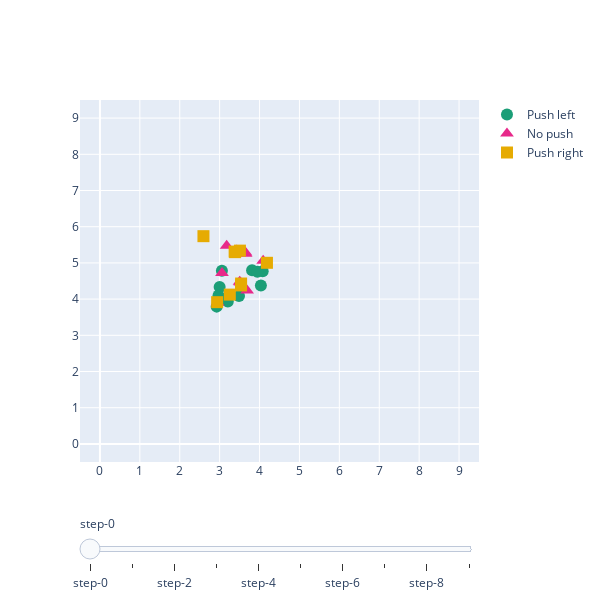

The notebook cell saved with this chart:
### Code cell
plot_nodes_changes(stats_cr["mlgng_nodes"][160:170], 
                rewards=stats_cr["cumulative_reward"][160:170],
                action_names=act_dict, 
                symbols=act_symbol_plotly, 
                colors=act_color_plotly,
                frequency=1)

### Figure 1 — Plotly figure (JSON) as saved in the notebook; plotly's stock layout.template omitted (floating-point values rounded to 4 significant figures)
{"data": [{"marker": {"color": "rgba(27,158,119,1)", "size": 12, "symbol": 0}, "mode": "markers", "name": "Push left", "type": "scatter", "visible": true, "x": [2.925, 3.056, 4.034, 4.079, 3.813, 2.999, 2.971, 3.946, 3.485, 3.205], "y": [3.792, 4.784, 4.377, 4.767, 4.799, 4.337, 4.101, 4.753, 4.087, 3.934]}, {"marker": {"color": "rgba(231,41,138,1)", "size": 12, "symbol": 5}, "mode": "markers", "name": "No push", "type": "scatter", "visible": true, "x": [4.091, 2.949, 3.688, 3.176, 3.521, 3.501, 3.652, 3.428, 3.058, 3.647], "y": [5.06, 3.908, 4.24, 5.474, 4.457, 4.481, 5.253, 5.345, 4.721, 5.289]}, {"marker": {"color": "rgba(230,171,2,1)", "size": 12, "symbol": 1}, "mode": "markers", "name": "Push right", "type": "scatter", "visible": true, "x": [2.594, 2.937, 4.185, 3.508, 3.535, 3.388, 3.255, 3.376, 3.538], "y": [5.738, 3.915, 5.003, 5.339, 4.378, 5.297, 4.124, 5.313, 4.431]}, {"marker": {"color": "rgba(27,158,119,1)", "size": 12, "symbol": 0}, "mode": "markers", "name": "Push left", "type": "scatter", "visible": false, "x": [2.926, 3.056, 4.033, 4.079, 3.813, 2.999, 2.971, 3.946, 3.485, 3.205], "y": [3.792, 4.784, 4.376, 4.767, 4.799, 4.337, 4.101, 4.753, 4.087, 3.934]}, {"marker": {"color": "rgba(231,41,138,1)", "size": 12, "symbol": 5}, "mode": "markers", "name": "No push", "type": "scatter", "visible": false, "x": [4.104, 2.951, 3.69, 3.177, 3.503, 3.653, 3.428, 3.058, 3.649, 3.876], "y": [5.06, 3.908, 4.24, 5.474, 4.481, 5.253, 5.345, 4.721, 5.289, 5.174]}, {"marker": {"color": "rgba(230,171,2,1)", "size": 12, "symbol": 1}, "mode": "markers", "name": "Push right", "type": "scatter", "visible": false, "x": [2.595, 2.934, 4.193, 3.509, 3.535, 3.389, 3.254, 3.377, 3.538, 3.394], "y": [5.738, 3.913, 5.015, 5.341, 4.379, 5.298, 4.124, 5.314, 4.432, 5.377]}, {"marker": {"color": "rgba(27,158,119,1)", "size": 12, "symbol": 0}, "mode": "markers", "name": "Push left", "type": "scatter", "visible": false, "x": [2.927, 3.056, 4.033, 4.079, 3.813, 2.999, 2.975, 3.946, 3.485, 3.201], "y": [3.795, 4.784, 4.376, 4.767, 4.799, 4.332, 4.086, 4.753, 4.087, 3.935]}, {"marker": {"color": "rgba(231,41,138,1)", "size": 12, "symbol": 5}, "mode": "markers", "name": "No push", "type": "scatter", "visible": false, "x": [4.104, 2.952, 3.69, 3.174, 3.653, 3.428, 3.049, 3.649, 3.876, 3.99], "y": [5.06, 3.926, 4.24, 5.466, 5.253, 5.345, 4.763, 5.289, 5.174, 5.117]}, {"marker": {"color": "rgba(230,171,2,1)", "size": 12, "symbol": 1}, "mode": "markers", "name": "Push right", "type": "scatter", "visible": false, "x": [2.595, 2.934, 4.193, 3.509, 3.535, 3.389, 3.254, 3.377, 3.538, 3.394], "y": [5.738, 3.913, 5.015, 5.341, 4.379, 5.298, 4.124, 5.314, 4.432, 5.377]}, {"marker": {"color": "rgba(27,158,119,1)", "size": 12, "symbol": 0}, "mode": "markers", "name": "Push left", "type": "scatter", "visible": false, "x": [2.927, 3.06, 4.035, 4.095, 2.977, 3.485, 3.2, 3.949], "y": [3.796, 4.786, 4.378, 4.785, 4.081, 4.087, 3.935, 4.79]}, {"marker": {"color": "rgba(231,41,138,1)", "size": 12, "symbol": 5}, "mode": "markers", "name": "No push", "type": "scatter", "visible": false, "x": [4.206, 2.966, 3.047, 3.11], "y": [5.058, 3.935, 4.777, 5.12]}, {"marker": {"color": "rgba(230,171,2,1)", "size": 12, "symbol": 1}, "mode": "markers", "name": "Push right", "type": "scatter", "visible": false, "x": [2.597, 2.932, 4.198, 3.51, 3.537, 3.385, 3.254, 3.378, 3.538, 3.395], "y": [5.735, 3.906, 5.017, 5.34, 4.377, 5.295, 4.123, 5.314, 4.431, 5.377]}, {"marker": {"color": "rgba(27,158,119,1)", "size": 12, "symbol": 0}, "mode": "markers", "name": "Push left", "type": "scatter", "visible": false, "x": [2.927, 3.062, 4.107, 2.977, 3.2, 3.951], "y": [3.796, 4.786, 4.79, 4.081, 3.935, 4.793]}, {"marker": {"color": "rgba(231,41,138,1)", "size": 12, "symbol": 5}, "mode": "markers", "name": "No push", "type": "scatter", "visible": false, "x": [4.216, 2.958, 3.035, 3.095, 3.587], "y": [5.049, 3.936, 4.78, 5.141, 4.492]}, {"marker": {"color": "rgba(230,171,2,1)", "size": 12, "symbol": 1}, "mode": "markers", "name": "Push right", "type": "scatter", "visible": false, "x": [2.587, 2.92, 4.202, 3.516, 3.537, 3.385, 3.252, 3.378, 3.537, 3.395], "y": [5.731, 3.9, 5.026, 5.353, 4.377, 5.296, 4.122, 5.316, 4.431, 5.377]}, {"marker": {"color": "rgba(27,158,119,1)", "size": 12, "symbol": 0}, "mode": "markers", "name": "Push left", "type": "scatter", "visible": false, "x": [3.062, 4.107, 2.979, 3.198, 3.951, 4.029, 4.068], "y": [4.786, 4.79, 4.074, 3.936, 4.793, 4.792, 4.791]}, {"marker": {"color": "rgba(231,41,138,1)", "size": 12, "symbol": 5}, "mode": "markers", "name": "No push", "type": "scatter", "visible": false, "x": [4.215, 2.958, 3.031, 3.095, 3.587], "y": [5.057, 3.937, 4.781, 5.141, 4.493]}, {"marker": {"color": "rgba(230,171,2,1)", "size": 12, "symbol": 1}, "mode": "markers", "name": "Push right", "type": "scatter", "visible": false, "x": [2.586, 2.919, 4.189, 3.51, 3.537, 3.351, 3.252, 3.374, 3.537, 3.394], "y": [5.735, 3.902, 5.027, 5.351, 4.377, 5.272, 4.122, 5.314, 4.431, 5.379]}, {"marker": {"color": "rgba(27,158,119,1)", "size": 12, "symbol": 0}, "mode": "markers", "name": "Push left", "type": "scatter", "visible": false, "x": [3.062, 4.107, 2.979, 3.198, 3.951, 4.029, 4.068], "y": [4.786, 4.79, 4.074, 3.936, 4.793, 4.792, 4.791]}, {"marker": {"color": "rgba(231,41,138,1)", "size": 12, "symbol": 5}, "mode": "markers", "name": "No push", "type": "scatter", "visible": false, "x": [4.215, 2.958, 3.031, 3.095, 3.587], "y": [5.057, 3.937, 4.781, 5.141, 4.493]}, {"marker": {"color": "rgba(230,171,2,1)", "size": 12, "symbol": 1}, "mode": "markers", "name": "Push right", "type": "scatter", "visible": false, "x": [2.599, 2.93, 4.153, 3.502, 3.3, 3.249, 3.368, 3.529, 3.394, 2.954], "y": [5.698, 3.916, 5.011, 5.345, 5.233, 4.12, 5.309, 4.424, 5.379, 5.473]}, {"marker": {"color": "rgba(27,158,119,1)", "size": 12, "symbol": 0}, "mode": "markers", "name": "Push left", "type": "scatter", "visible": false, "x": [3.062, 4.107, 2.979, 3.198, 3.951, 4.029, 4.068], "y": [4.786, 4.79, 4.074, 3.936, 4.793, 4.792, 4.791]}, {"marker": {"color": "rgba(231,41,138,1)", "size": 12, "symbol": 5}, "mode": "markers", "name": "No push", "type": "scatter", "visible": false, "x": [4.215, 2.958, 3.031, 3.095, 3.587], "y": [5.057, 3.937, 4.781, 5.141, 4.493]}, {"marker": {"color": "rgba(230,171,2,1)", "size": 12, "symbol": 1}, "mode": "markers", "name": "Push right", "type": "scatter", "visible": false, "x": [2.606, 2.941, 3.287, 2.954, 3.12, 3.183, 3.16, 3.179], "y": [5.669, 3.929, 5.214, 5.471, 5.34, 5.252, 5.308, 5.289]}, {"marker": {"color": "rgba(27,158,119,1)", "size": 12, "symbol": 0}, "mode": "markers", "name": "Push left", "type": "scatter", "visible": false, "x": [3.062, 4.107, 2.979, 3.198, 3.951, 4.029, 4.068], "y": [4.786, 4.79, 4.074, 3.936, 4.793, 4.792, 4.791]}, {"marker": {"color": "rgba(231,41,138,1)", "size": 12, "symbol": 5}, "mode": "markers", "name": "No push", "type": "scatter", "visible": false, "x": [4.215, 2.958, 3.031, 3.095, 3.587], "y": [5.057, 3.937, 4.781, 5.141, 4.493]}, {"marker": {"color": "rgba(230,171,2,1)", "size": 12, "symbol": 1}, "mode": "markers", "name": "Push right", "type": "scatter", "visible": false, "x": [3.148, 3.16, 3.155], "y": [5.157, 5.204, 5.185]}, {"marker": {"color": "rgba(27,158,119,1)", "size": 12, "symbol": 0}, "mode": "markers", "name": "Push left", "type": "scatter", "visible": false, "x": [3.063, 4.111, 2.975, 3.198, 3.951, 4.029, 4.068, 4.049], "y": [4.786, 4.791, 4.074, 3.936, 4.793, 4.789, 4.791, 4.79]}, {"marker": {"color": "rgba(231,41,138,1)", "size": 12, "symbol": 5}, "mode": "markers", "name": "No push", "type": "scatter", "visible": false, "x": [4.225, 2.965, 3.031, 3.096, 3.595], "y": [5.043, 3.929, 4.78, 5.142, 4.485]}, {"marker": {"color": "rgba(230,171,2,1)", "size": 12, "symbol": 1}, "mode": "markers", "name": "Push right", "type": "scatter", "visible": false, "x": [3.124, 3.198, 3.142, 3.137], "y": [5.053, 5.217, 5.129, 5.107]}], "layout": {"autosize": false, "height": 600, "sliders": [{"active": 0, "pad": {"t": 50}, "steps": [{"args": [{"visible": [true, true, true, false, false, false, false, false, false, false, false, false, false, false, false, false, false, false, false, false, false, false, false, false, false, false, false, false, false, false]}, {"title": "Episode: 0<br> Reward: -1000.0"}], "method": "update"}, {"args": [{"visible": [false, false, false, true, true, true, false, false, false, false, false, false, false, false, false, false, false, false, false, false, false, false, false, false, false, false, false, false, false, false]}, {"title": "Episode: 1<br> Reward: -161.0"}], "method": "update"}, {"args": [{"visible": [false, false, false, false, false, false, true, true, true, false, false, false, false, false, false, false, false, false, false, false, false, false, false, false, false, false, false, false, false, false]}, {"title": "Episode: 2<br> Reward: -1000.0"}], "method": "update"}, {"args": [{"visible": [false, false, false, false, false, false, false, false, false, true, true, true, false, false, false, false, false, false, false, false, false, false, false, false, false, false, false, false, false, false]}, {"title": "Episode: 3<br> Reward: -623.0"}], "method": "update"}, {"args": [{"visible": [false, false, false, false, false, false, false, false, false, false, false, false, true, true, true, false, false, false, false, false, false, false, false, false, false, false, false, false, false, false]}, {"title": "Episode: 4<br> Reward: -203.0"}], "method": "update"}, {"args": [{"visible": [false, false, false, false, false, false, false, false, false, false, false, false, false, false, false, true, true, true, false, false, false, false, false, false, false, false, false, false, false, false]}, {"title": "Episode: 5<br> Reward: -827.0"}], "method": "update"}, {"args": [{"visible": [false, false, false, false, false, false, false, false, false, false, false, false, false, false, false, false, false, false, true, true, true, false, false, false, false, false, false, false, false, false]}, {"title": "Episode: 6<br> Reward: -1000.0"}], "method": "update"}, {"args": [{"visible": [false, false, false, false, false, false, false, false, false, false, false, false, false, false, false, false, false, false, false, false, false, true, true, true, false, false, false, false, false, false]}, {"title": "Episode: 7<br> Reward: -1000.0"}], "method": "update"}, {"args": [{"visible": [false, false, false, false, false, false, false, false, false, false, false, false, false, false, false, false, false, false, false, false, false, false, false, false, true, true, true, false, false, false]}, {"title": "Episode: 8<br> Reward: -1000.0"}], "method": "update"}, {"args": [{"visible": [false, false, false, false, false, false, false, false, false, false, false, false, false, false, false, false, false, false, false, false, false, false, false, false, false, false, false, true, true, true]}, {"title": "Episode: 9<br> Reward: -673.0"}], "method": "update"}]}], "width": 600, "xaxis": {"range": [-0.5, 9.5], "tickmode": "linear"}, "yaxis": {"range": [-0.5, 9.5], "tickmode": "linear"}}}
